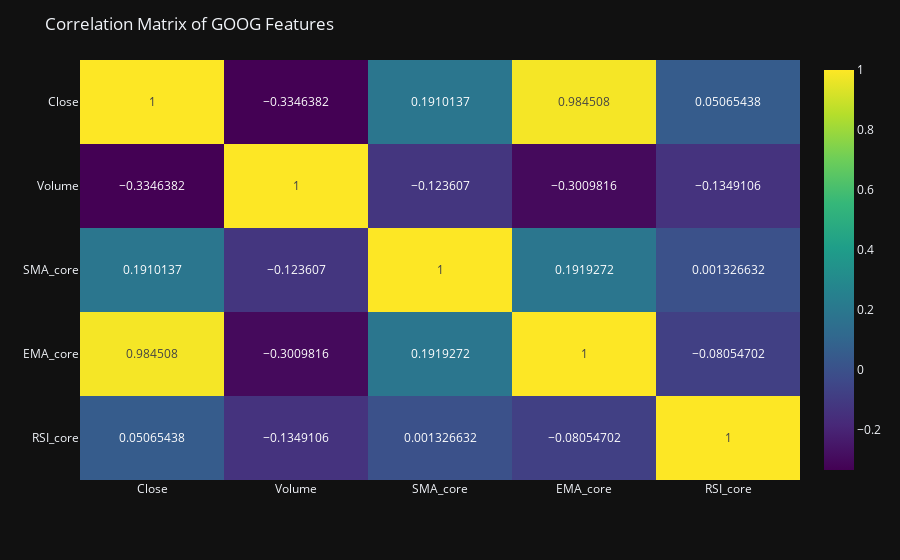

The notebook cell saved with this chart:
### Markdown cell above
#### Now let's look at a correlation heatmap to see which indicators are most closely related to price movements for our AAPL stock.

### Code cell
corr_matrix = goog_data[['Close', 'Volume', 'SMA_core', 'EMA_core', 'RSI_core']].corr()

fig = px.imshow(corr_matrix, text_auto = True, aspect = 'auto', color_continuous_scale= 'Viridis')

fig.update_layout(title = 'Correlation Matrix of GOOG Features', template = 'plotly_dark')
fig.show()

### Figure 1 — Plotly figure (JSON) as saved in the notebook; plotly's stock layout.template omitted (floating-point values rounded to 4 significant figures)
{"data": [{"coloraxis": "coloraxis", "hovertemplate": "x: %{x}<br>y: %{y}<br>color: %{z}<extra></extra>", "name": "0", "texttemplate": "%{z}", "type": "heatmap", "x": ["Close", "Volume", "SMA_core", "EMA_core", "RSI_core"], "xaxis": "x", "y": ["Close", "Volume", "SMA_core", "EMA_core", "RSI_core"], "yaxis": "y", "z": [[1, -0.3346, 0.191, 0.9845, 0.05065], [-0.3346, 1, -0.1236, -0.301, -0.1349], [0.191, -0.1236, 1, 0.1919, 0.001327], [0.9845, -0.301, 0.1919, 1, -0.08055], [0.05065, -0.1349, 0.001327, -0.08055, 1]]}], "layout": {"coloraxis": {"colorscale": [[0, "#440154"], [0.1111, "#482878"], [0.2222, "#3e4989"], [0.3333, "#31688e"], [0.4444, "#26828e"], [0.5556, "#1f9e89"], [0.6667, "#35b779"], [0.7778, "#6ece58"], [0.8889, "#b5de2b"], [1, "#fde725"]]}, "margin": {"t": 60}, "title": {"text": "Correlation Matrix of GOOG Features"}, "xaxis": {"anchor": "y", "domain": [0, 1]}, "yaxis": {"anchor": "x", "autorange": "reversed", "domain": [0, 1]}}}
